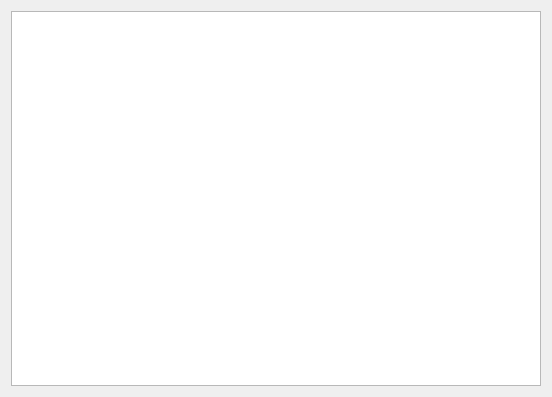
<?xml version="1.0" encoding="UTF-8"?>
<ui version="4.0">
 <class>Test</class>
 <widget class="QDialog" name="Test">
  <property name="geometry">
   <rect>
    <x>0</x>
    <y>0</y>
    <width>552</width>
    <height>397</height>
   </rect>
  </property>
  <property name="windowTitle">
   <string>Dialog</string>
  </property>
  <layout class="QVBoxLayout" name="verticalLayout">
   <item>
    <widget class="QGraphicsView" name="graphicsView"/>
   </item>
  </layout>
 </widget>
 <resources/>
 <connections/>
</ui>
